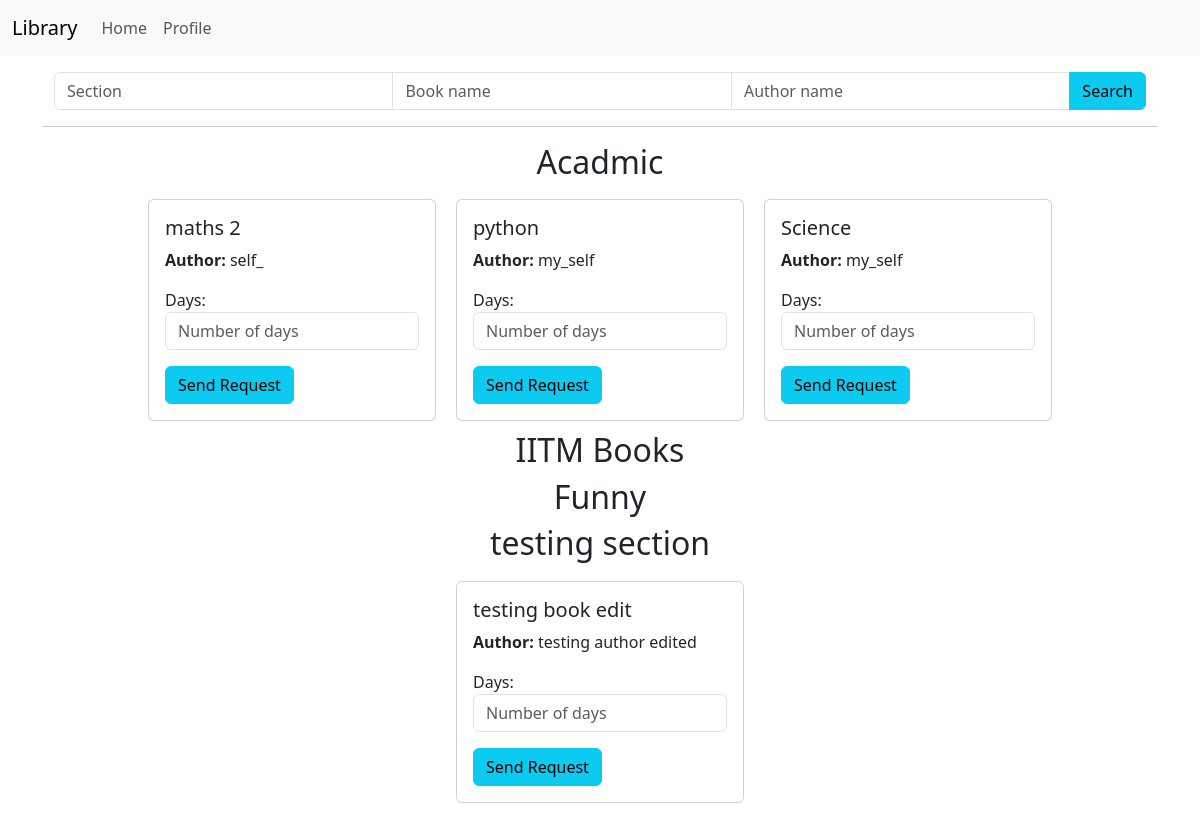
Page / (signed in) on the earlier database version.
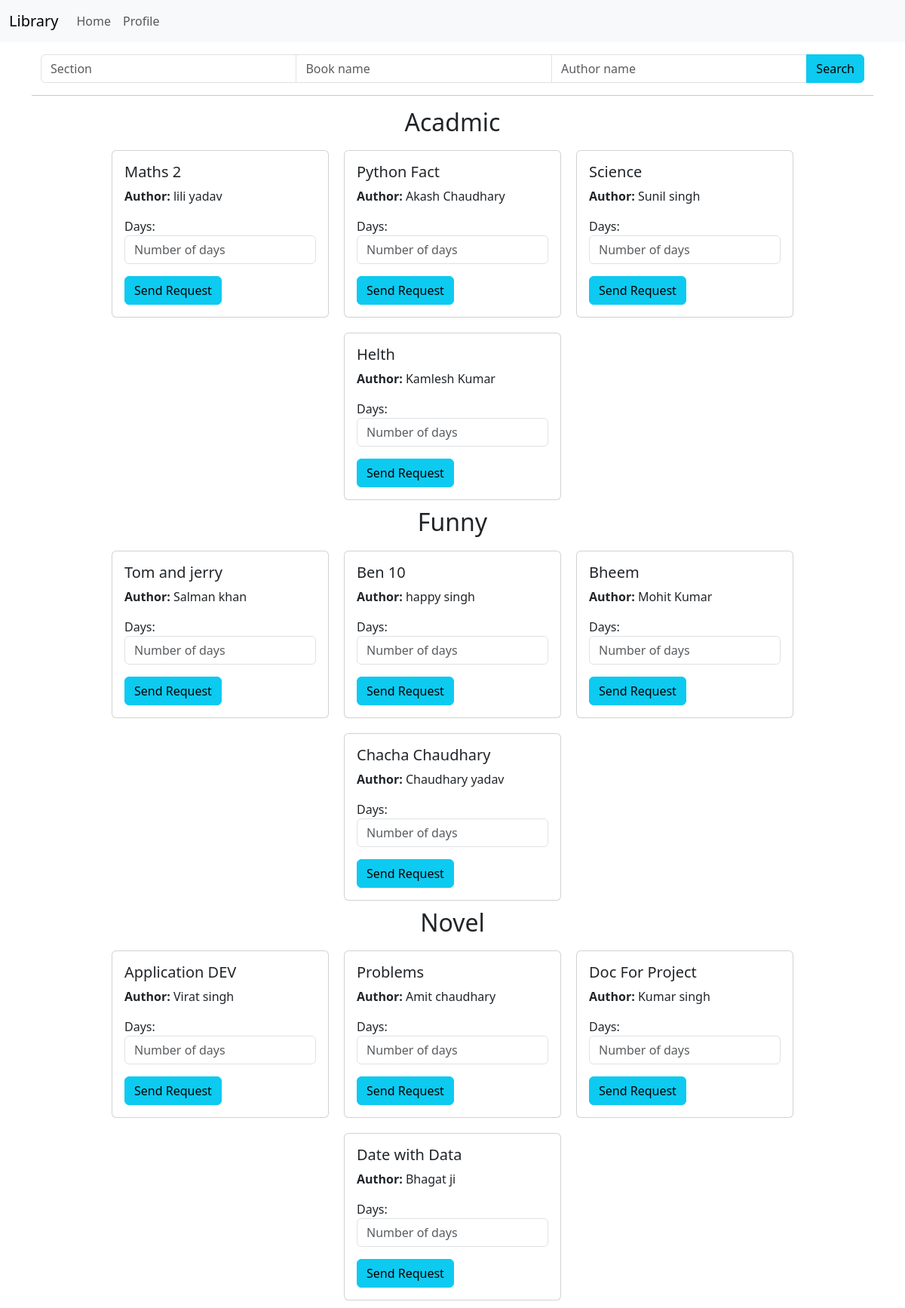
Same page on the later database version.
### models.py (models this page shows)
class Section(db.Model):
    id = db.Column(db.Integer, primary_key=True)#
    name = db.Column(db.String(32), unique=True)#
    date_created = db.Column(db.Date,default=datetime.utcnow)#
    description = db.Column(db.Text)#
    books = db.relationship('Book', backref='section', lazy=True,cascade='all, delete-orphan')

class Book(db.Model):
    id = db.Column(db.Integer, primary_key=True)#
    name = db.Column(db.String(64), nullable=False)#
    content = db.Column(db.Text)#
    authors = db.Column(db.String(255))#
    book_upload_date = db.Column(db.Date,default=datetime.utcnow)#
    section_id = db.Column(db.Integer, db.ForeignKey('section.id'), nullable=False)#

### routes.py (the view)
@app.route('/')
@auth_required
def index():
    user = User.query.get(session['user_id'])
    if user.is_librarian:
        return redirect(url_for('librarian'))
    sections = Section.query.all()
    sname = request.args.get('sname')
    bname = request.args.get('bname')
    dname = request.args.get('dname')
    if sname:
        pass
    return render_template('index.html', sections=sections, bname=bname, dname=dname, sname= sname)

### routes.py (called while the page is built)
def auth_required(func):
    @wraps(func)
    def inner(*args, **kwargs):
        if 'user_id' in session:
            return func(*args, **kwargs)
        else:
            flash('Please login to continue')
            return redirect(url_for('login'))
    return inner

### templates/index.html (shortened to what this page needs)
{% extends 'layout.html' %}
{% block content %}
    {% include 'searchbar.html' with context %}
    <hr>
    <div class="sections-list">
        {% for section in sections %}
            <h2>{{ section.name }} </h2>
            <div class="books">
                {% for book in section.books %}
                    <div class="card" style="width: 18rem;">
                        <div class="card-body">
                            <h5 class="card-title">{{ book.name }}</h5>
                            <p>  <b>Author:</b>   {{ book.authors }}</p>
                            <form action="#" method="post">
                                <div class="mb-3">
                                    <label for="days">Days:</label>
                                    <input type="number" name="days" class="form-control" placeholder="Number of days" required>
                                </div>
                                <button type="submit" class="btn btn-info">Send Request</button>
                            </form>
                        </div>
                    </div>
                {% endfor %}
            </div>
        {% endfor %}
    </div>
{% endblock %}

### templates/layout.html (shortened to what this page needs)
<!DOCTYPE html>
<html lang="en">
<head>
<link href="https://cdn.jsdelivr.net/npm/bootstrap@5.3.2/dist/css/bootstrap.min.css" rel="stylesheet">
</head>
<body>
    {% include 'navbar.html'   %}
    <div class="container">
    {% block content %}
    {% endblock %}
    </div>
</body>
</html>

### templates/navbar.html (shortened to what this page needs)
<nav class="navbar navbar-expand-lg bg-body-tertiary">
    <div class="container-fluid">
      <a class="navbar-brand" href="/">Library</a>
      <div class="collapse navbar-collapse" id="navbarNav">
        <ul class="navbar-nav">
          {% if 'user_id' in session %}
          <li class="nav-item">
            <a class="nav-link"  href="{{ url_for('index') }}">Home</a>
          </li>
          <li class="nav-item">
            <a class="nav-link"  href="{{ url_for('profile') }}">Profile</a>
          </li>
          {% endif %}
        </ul>
      </div>
    </div>
  </nav>

### templates/searchbar.html (shortened to what this page needs)
<div class="container-fluid mt-3">
    <div class="row">
        <div class="col-md-12">
            <form action="" method="GET">
                <div class="input-group">
                    <input type="text"
                    name="sname"
                    id="sname"
                    class="form-control"
                    placeholder="Section">
                    <input type="text"
                    name="bname"
                    id="bname"
                    class="form-control"
                    placeholder="Book name">
                    <input type="text"
                    name="aname"
                    id="aname"
                    class="form-control"
                    placeholder="Author name">
                    <button class="btn btn-info" type="submit">
                        Search
                </div>
            </form>
        </div>
    </div>
</div>

### templates/index.html (style rules this page uses)
.sections-list { display: flex; flex-direction: column; align-items: center; }
.books { display: flex; flex-wrap: wrap; justify-content: center; }
.card { margin: 10px; }

Differences in the rows shown:
removed Section: name "IITM Books"
removed Section: name "testing section"
removed Book: name "testing book edit", authors "testing author edited", shown under "testing section"
changed Book: name "maths 2" → "Maths 2"; authors "self_" → "lili yadav"
changed Book: name "python" → "Python Fact"; authors "my_self" → "Akash Chaudhary"
changed Book "Science": authors "my_self" → "Sunil singh"
added Book: name "Helth", authors "Kamlesh Kumar", shown under Section "Acadmic"
added Book: name "Tom and jerry", authors "Salman khan", shown under "Funny"
added Book: name "Ben 10", authors "happy singh", shown under "Funny"
added Book: name "Bheem", authors "Mohit Kumar", shown under "Funny"
added Book: name "Chacha Chaudhary", authors "Chaudhary yadav", shown under "Funny"
added Section: name "Novel"
added Book: name "Application DEV", authors "Virat singh", shown under Section "Novel"
added Book: name "Problems", authors "Amit chaudhary", shown under Section "Novel"
added Book: name "Doc For Project", authors "Kumar singh", shown under Section "Novel"
added Book: name "Date with Data", authors "Bhagat ji", shown under Section "Novel"
